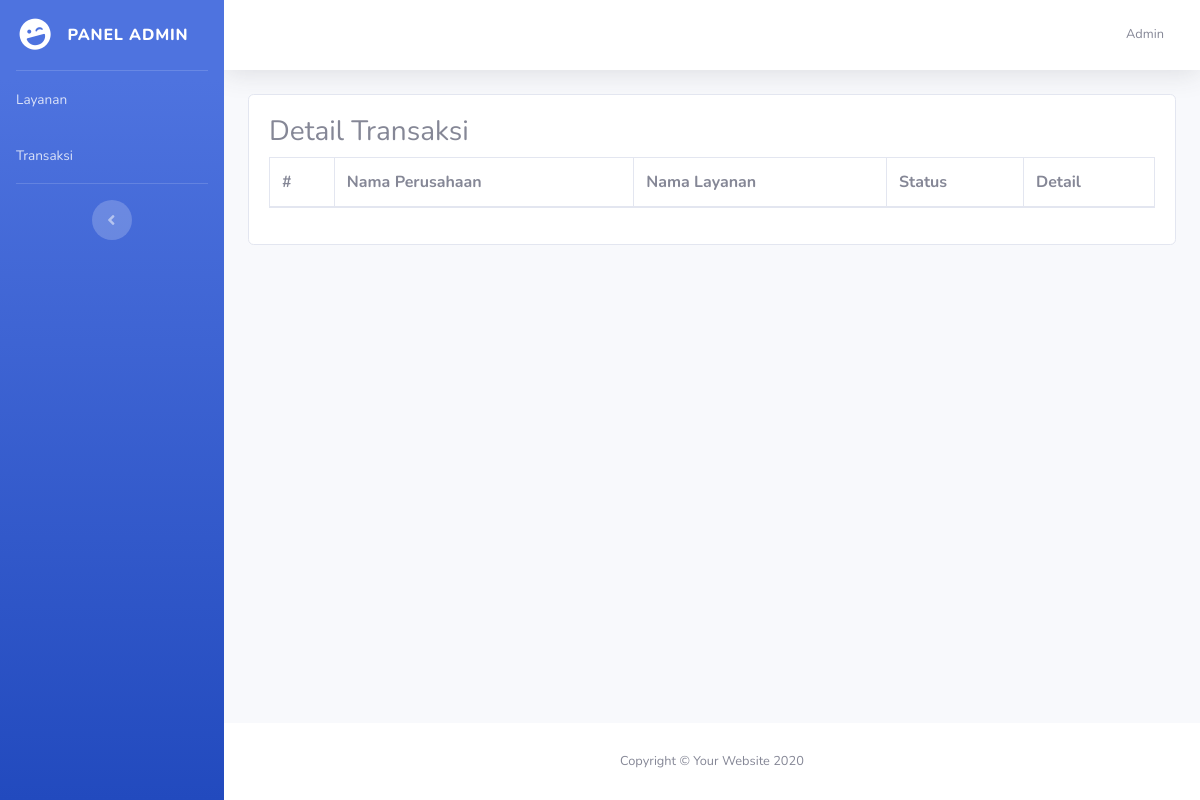
The page /admin/transaksi/transaksi.php on the database as committed earlier.
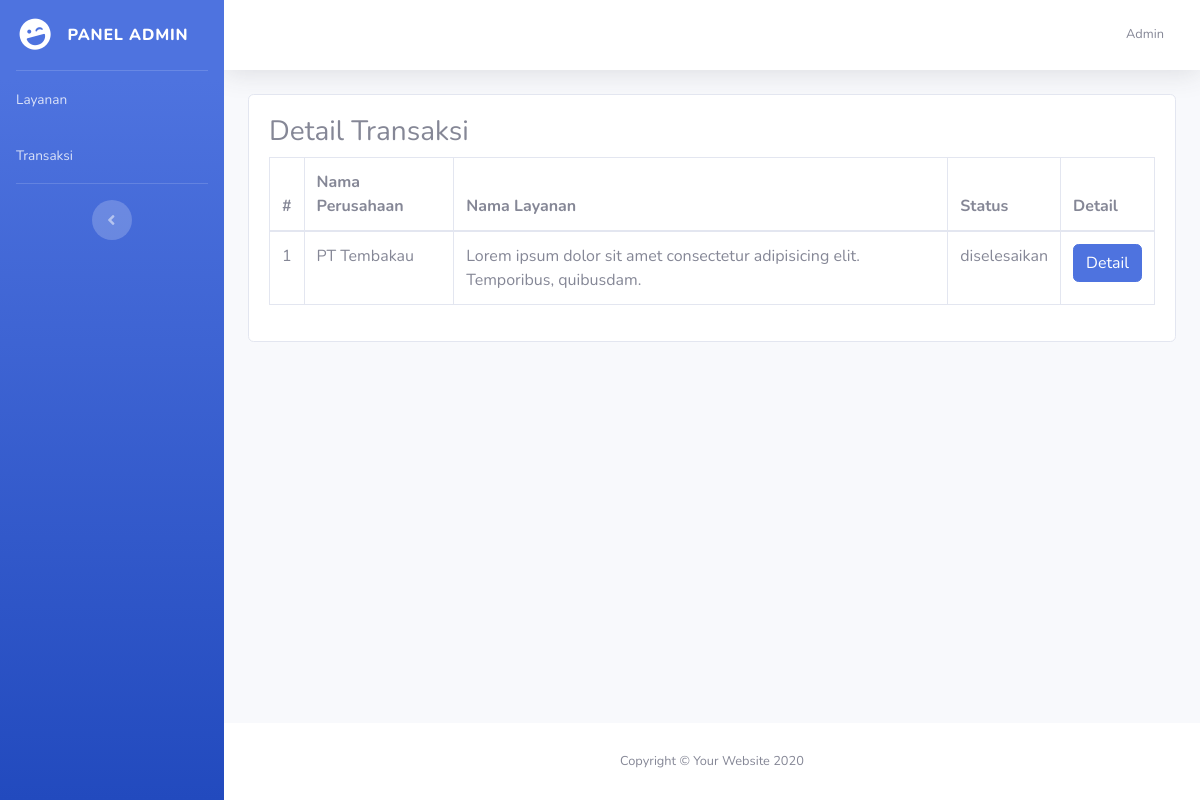
The same page on the database as committed later.
### tables this page shows
CREATE TABLE `pemesanan` (
  `id` int(11) NOT NULL,
  `id_layanan` int(11) NOT NULL,
  `id_pelanggan` int(11) NOT NULL,
  `status` enum('pemesanan','pengecekan','dibatalkan','diselesaikan') NOT NULL DEFAULT 'pemesanan',
  `tgl_pemesanan` date DEFAULT NULL,
  `tgl_pengecekan` date DEFAULT NULL,
  `tgl_dibatalkan` date DEFAULT NULL,
  `tgl_mulai` date DEFAULT NULL,
  `tgl_selesai` date DEFAULT NULL,
  `total` int(11) DEFAULT NULL
);

CREATE TABLE `pelanggan` (
  `id` int(11) NOT NULL,
  `username` varchar(255) NOT NULL,
  `password` varchar(255) NOT NULL,
  `nama` varchar(255) NOT NULL,
  `nama_perusahaan` varchar(255) NOT NULL,
  `alamat` text NOT NULL,
  `no_hp` varchar(15) NOT NULL,
  `email` varchar(255) NOT NULL
);

CREATE TABLE `layanan` (
  `id` int(11) NOT NULL,
  `nama` varchar(255) NOT NULL,
  `deskripsi` text NOT NULL,
  `harga_awal` int(11) NOT NULL,
  `harga_akhir` int(11) NOT NULL
);

### config/db.php (called while the page is built, shortened)
<?php
$conn = mysqli_connect('localhost', 'root', '', 'cms');
function run($sql)
{
  global $conn;
  return mysqli_query($conn, $sql);
}

### admin/transaksi/transaksi.php (the view, shortened to what this page needs)
<?php require_once '../../config/db.php'; ?>
<?php require_once '../layouts/header.php'; ?>
<div class="card">
  <div class="card-body">
    <h3>Detail Transaksi</h3>
    <div class="table-responsive">
      <table class="table table-bordered">
        <thead>
          <tr>
            <th scope="col">#</th>
            <th scope="col">Nama Perusahaan</th>
            <th scope="col">Nama Layanan</th>
            <th scope="col">Status</th>
            <th scope="col">Detail</th>
          </tr>
        </thead>
        <tbody>
          <?php $no = 1; $res = run("SELECT pemesanan.id, pelanggan.nama_perusahaan, layanan.nama, pemesanan.status FROM pemesanan JOIN layanan ON layanan.id = pemesanan.id_layanan JOIN pelanggan ON pelanggan.id = pemesanan.id_pelanggan"); ?>
          <?php while($item = mysqli_fetch_assoc($res)) : ?>
            <tr>
              <td><?= $no++ ?></td>
              <td><?= $item['nama_perusahaan'] ?></td>
              <td><?= $item['nama'] ?></td>
              <td><?= $item['status'] ?></td>
              <td><a href="transaksi_detail.php?id=<?= $item['id'] ?>" class="btn btn-primary">Detail</a></td>
            </tr>
          <?php endwhile ?>
        </tbody>
      </table>
    </div>
  </div>
</div>
<?php require_once '../layouts/footer.php'; ?>

Rows that differ between the two databases and show on the page:
added pemesanan: id_pelanggan.nama_perusahaan "PT Tembakau", id_layanan.nama "Lorem ipsum dolor sit amet consectetur adipisicing elit. Temporibus, quibusdam.", status "diselesaikan"
